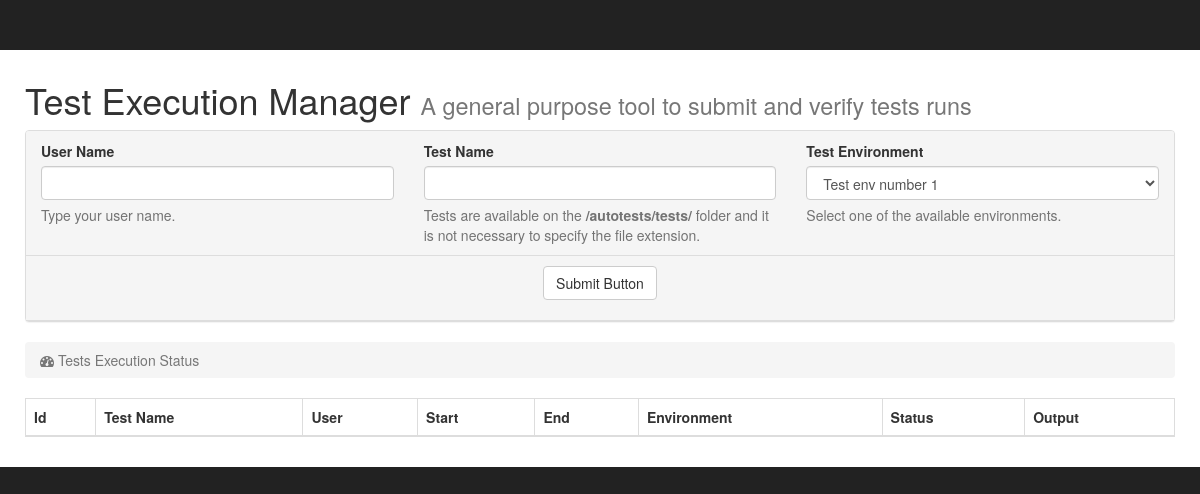
Before: /runs/ with the older database file.
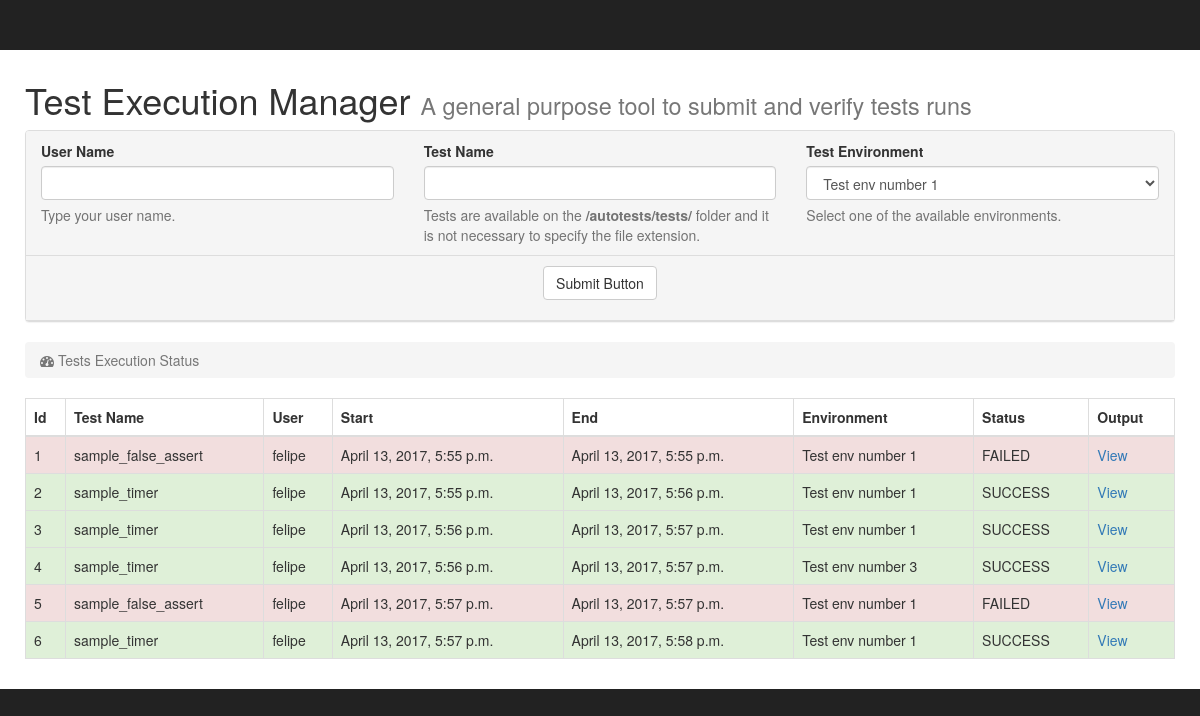
After: the same page with the newer database file.
### runs/models.py (models this page shows)
class Run(models.Model):
    environment = models.ForeignKey(Environment)
    status = models.ForeignKey(Status)
    user = models.ForeignKey(User)
    test = models.ForeignKey(Test)
    start = models.DateTimeField(null=True)
    end = models.DateTimeField(null=True)
    class Meta:
        db_table = 'run'

class Test(models.Model):
    name = models.CharField(max_length=200)
    class Meta:
        db_table = 'test'

class User(models.Model):
    name = models.CharField(max_length=200)
    class Meta:
        db_table = 'user'

class Environment(models.Model):
    description = models.CharField(max_length=200)
    class Meta:
        db_table = 'environment'

class Status(models.Model):
    value = models.CharField(max_length=20)
    class Meta:
        db_table = 'status'

### runs/views.py (the view, shortened to what this page needs)
def index(request):
    if request.method == 'GET':
        return render_template(request)
    else:
        return HttpResponseBadRequest()

### runs/views.py (called while the page is built)
def render_template(request, errors=[], success=None):
    runs_list = Run.objects.all()
    envs_list = Environment.objects.all()
    context = {}
    context['runs_list'] = runs_list
    context['envs_list'] = envs_list
    if errors:
        context['errors'] = errors
    if success:
        context['success'] = success
    return render(request, 'runs/index.html', context)

### runs/templates/runs/index.html (shortened to what this page needs)
{% load static %}
<!DOCTYPE html>
<html lang="en">
<head>
    <link href="{% static 'runs/css/bootstrap.min.css' %}" rel="stylesheet">
    <link href="{% static 'runs/css/sb-admin.css' %}" rel="stylesheet">
    <link href="{% static 'runs/font-awesome/css/font-awesome.min.css' %} " rel="stylesheet" type="text/css">
</head>
<body>
    <div id="page-wrapper">
        <div class="container-fluid">
            <div class="row">
                <div class="col-lg-12">
                    <h1>
                        Test Execution Manager <small>A general purpose tool to submit and verify tests runs</small>
                    </h1>
                </div>
            </div>
            <div class="row">
                <div class="col-lg-12">
                    <div class="panel panel-default">
                        <div class="panel-heading">
                            <div class="row">
                                <form action="{% url 'runs:index' %}" method="post">
                                    <div class="col-lg-4">
                                        <label>User Name</label>
                                        <input class="form-control" name="user_name" />
                                        <p class="help-block">Type your user name.</p>
                                    </div>
                                    <div class="col-lg-4">
                                        <label>Test Name</label>
                                        <input class="form-control" name="test_name"/>
                                        <p class="help-block">Tests are available on the <strong>/autotests/tests/</strong> folder and it is not necessary to specify the file extension.</p>
                                    </div>
                                    <div class="col-lg-4">
                                        <label>Test Environment</label>
                                        <select class="form-control" name="test_env">
                                            {% for env in envs_list %}
                                            <option>{{ env.description}}</option>
                                            {% endfor %}
                                        </select>
                                        <p class="help-block">Select one of the available environments.</p>
                                    </div>
                                    <div class="panel-footer col-lg-12 text-center">
                                        <button type="submit" class="btn btn-default">Submit Button</button>
                                    </div>
                                </form>
                            </div>
                        </div>
                    </div>
                </div>
            </div>
            <ol class="breadcrumb">
                <li class="active">
                    <i class="fa fa-dashboard"></i> Tests Execution Status
                </li>
            </ol>
            <div class="row">
                <div class="col-lg-12">
                    <div class="table-responsive" id="runs_table">
                        {% include "runs/runs_table.html" %}
                    </div>
                </div>
            </div>
        </div>
    </div>
</body>
</html>

### runs/templates/runs/runs_table.html (shortened to what this page needs)
{% load static %}
<table class="table table-bordered table-hover table-striped" id="runs_table">
    <thead>
        <tr>
            <th>Id</th>
            <th>Test Name</th>
            <th>User</th>
            <th>Start</th>
            <th>End</th>
            <th>Environment</th>
            <th>Status</th>
            <th>Output</th>
        </tr>
    </thead>
    <tbody>
        {% for run in runs_list %}
        <tr class="{% if run.status.id == 1 %}active{% elif run.status.id == 2 %}danger{% elif run.status.id == 3 %}success{% else %}warning{% endif %}">
            <td>{{ run.id }}</td>
            <td>{{ run.test.name }}</td>
            <td>{{ run.user.name }}</td>
            <td>{% if run.start %}{{ run.start }}{% endif %}</td>
            <td>{% if run.end %}{{ run.end }}{% endif %}</td>
            <td>{{ run.environment.description }}</td>
            <td>{{ run.status.value|upper }}</td>
            <td><a target="_blank" href="{% static 'runs/autotests/runs/' %}{{ run.id }}.txt">View</a></td>
        </tr>
        {% endfor %}
    </tbody>
</table>

Changed rows visible on the page:
added Run: id "1", test.name "sample_false_assert", user.name "felipe", start "April 13, 2017, 5:55 p.m.", end "April 13, 2017, 5:55 p.m.", environment.description "Test env number 1", status.value "FAILED"
added Run: id "2", test.name "sample_timer", user.name "felipe", start "April 13, 2017, 5:55 p.m.", end "April 13, 2017, 5:56 p.m.", environment.description "Test env number 1", status.value "SUCCESS"
added Run: id "3", test.name "sample_timer", user.name "felipe", start "April 13, 2017, 5:56 p.m.", end "April 13, 2017, 5:57 p.m.", environment.description "Test env number 1", status.value "SUCCESS"
added Run: id "4", test.name "sample_timer", user.name "felipe", start "April 13, 2017, 5:56 p.m.", end "April 13, 2017, 5:57 p.m.", environment.description "Test env number 3", status.value "SUCCESS"
added Run: id "5", test.name "sample_false_assert", user.name "felipe", start "April 13, 2017, 5:57 p.m.", end "April 13, 2017, 5:57 p.m.", environment.description "Test env number 1", status.value "FAILED"
added Run: id "6", test.name "sample_timer", user.name "felipe", start "April 13, 2017, 5:57 p.m.", end "April 13, 2017, 5:58 p.m.", environment.description "Test env number 1", status.value "SUCCESS"
